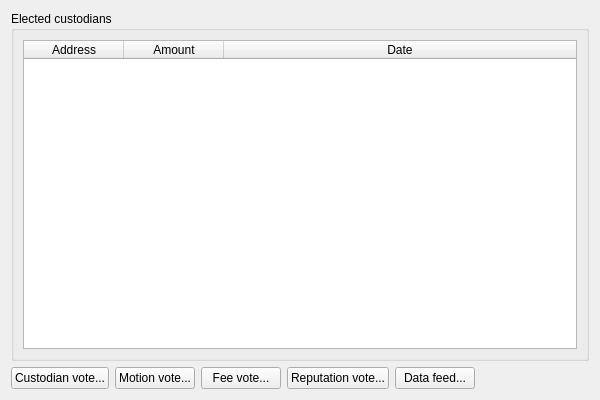
<?xml version="1.0" encoding="UTF-8"?>
<ui version="4.0">
 <class>VotePage</class>
 <widget class="QWidget" name="VotePage">
  <property name="geometry">
   <rect>
    <x>0</x>
    <y>0</y>
    <width>600</width>
    <height>400</height>
   </rect>
  </property>
  <property name="windowTitle">
   <string>Form</string>
  </property>
  <property name="layoutDirection">
   <enum>Qt::LeftToRight</enum>
  </property>
  <layout class="QVBoxLayout" name="verticalLayout">
   <item>
    <layout class="QHBoxLayout" name="horizontalLayout_2">
     <item>
      <widget class="QGroupBox" name="groupBox">
       <property name="sizePolicy">
        <sizepolicy hsizetype="Preferred" vsizetype="Preferred">
         <horstretch>7</horstretch>
         <verstretch>0</verstretch>
        </sizepolicy>
       </property>
       <property name="title">
        <string>Elected custodians</string>
       </property>
       <layout class="QVBoxLayout" name="verticalLayout_3">
        <item>
         <widget class="QTableWidget" name="custodianTable">
          <attribute name="horizontalHeaderStretchLastSection">
           <bool>true</bool>
          </attribute>
          <attribute name="verticalHeaderVisible">
           <bool>false</bool>
          </attribute>
          <column>
           <property name="text">
            <string>Address</string>
           </property>
          </column>
          <column>
           <property name="text">
            <string>Amount</string>
           </property>
          </column>
          <column>
           <property name="text">
            <string>Date</string>
           </property>
          </column>
         </widget>
        </item>
       </layout>
      </widget>
     </item>
    </layout>
   </item>
   <item>
    <layout class="QHBoxLayout" name="horizontalLayout_3"/>
   </item>
   <item>
    <layout class="QHBoxLayout" name="horizontalLayout">
     <item>
      <widget class="QPushButton" name="custodianVote">
       <property name="text">
        <string>Custodian vote...</string>
       </property>
      </widget>
     </item>
     <item>
      <widget class="QPushButton" name="motionVote">
       <property name="text">
        <string>Motion vote...</string>
       </property>
      </widget>
     </item>
     <item>
      <widget class="QPushButton" name="feeVote">
       <property name="text">
        <string>Fee vote...</string>
       </property>
      </widget>
     </item>
     <item>
      <widget class="QPushButton" name="reputationVote">
       <property name="text">
        <string>Reputation vote...</string>
       </property>
      </widget>
     </item>
     <item>
      <widget class="QPushButton" name="dataFeedButton">
       <property name="text">
        <string>Data feed...</string>
       </property>
      </widget>
     </item>
     <item>
      <spacer name="horizontalSpacer">
       <property name="orientation">
        <enum>Qt::Horizontal</enum>
       </property>
       <property name="sizeHint" stdset="0">
        <size>
         <width>40</width>
         <height>20</height>
        </size>
       </property>
      </spacer>
     </item>
    </layout>
   </item>
  </layout>
 </widget>
 <resources/>
 <connections/>
</ui>
